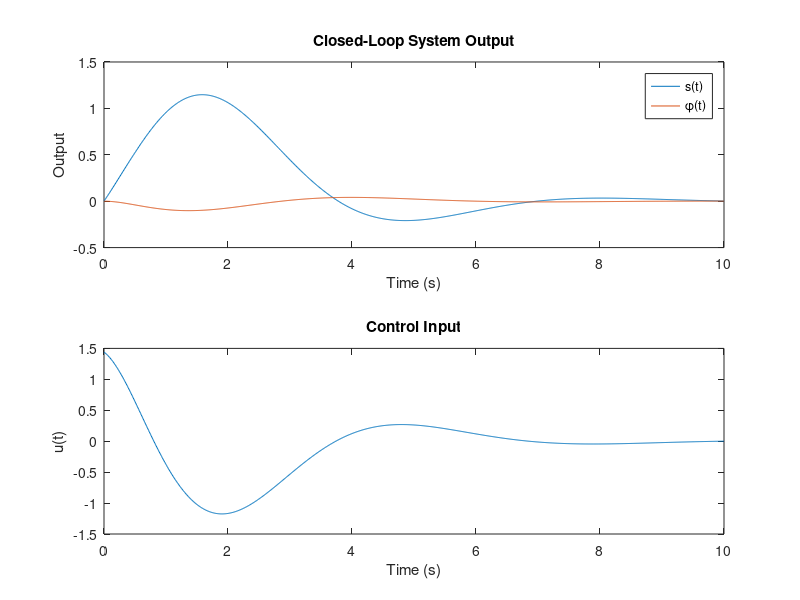

MATLAB code for this plot: (Note: this script raises an error after producing the figure.)
%%
M = 1; % 质量
L = 0.842; % 摆长
F = 1; % 摩擦系数
g = 9.8093; % 重力加速度

% 非线性系统方程
% x = [s; ds; phi; dphi]
% u = mu

% 线性化系统
A = [0 1 0 0;
     0 -F/M 0 0;
     0 0 0 1;
     0 F/(M*L) g/L 0];
B = [0; 1/M; 0; -1/(M*L)];
C = [1 0 0 0;
     0 0 1 0];
D = [0; 0];

% 状态空间表示
sys = ss(A, B, C, D);

% 设计状态反馈控制器
% 选择期望的闭环极点
desired_poles = [-1+1i; -1-1i; -0.6+1i; -0.6-1i];
K = place(A, B, desired_poles);

% 闭环系统
A_cl = A - B*K;
sys_cl = ss(A_cl, B, C, D);

% 仿真初始条件
x0 = [0; 1; 0; 0]; % 初始状态
t = 0:0.01:10; % 时间范围

% 仿真闭环系统
[y, t, x] = initial(sys_cl, x0, t);

% 计算控制输入
u = -K*x';

% 绘图
figure;
subplot(2,1,1);
plot(t, y);
title('Closed-Loop System Output');
xlabel('Time (s)');
ylabel('Output');
legend('s(t)', '\phi(t)');

subplot(2,1,2);
plot(t, u);
title('Control Input');
xlabel('Time (s)');
ylabel('u(t)');
%% Simulate the non-linear system use the same K B3
     tspan = [0 10]; % 从0到10秒

    % 仿真
    [t, x] = ode45(@(t, x) inverted_pendulum_dynamics(t, x, K), tspan, x0);

    % 绘图
    figure;
    subplot(2, 1, 1);
    plot(t, x(:, 1));
    title('Position s(t)');
    xlabel('Time (s)');
    ylabel('Position (m)');

    subplot(2, 1, 2);
    plot(t, x(:, 3));
    title('Angle \phi(t)');
    xlabel('Time (s)');
    ylabel('Angle (rad)');

%% B4-5采样时间影响
Ts_stable = 0.1; % 稳定的采样时间
Ts_unstable = 1; % 可能不稳定的采样时间

sysd_stable = c2d(ss(A_cl, B, C, D), Ts_stable);
sysd_unstable = c2d(ss(A_cl, B, C, D), Ts_unstable);

figure;
stairs(0:Ts_stable:10, initial(sysd_stable, x0, 0:Ts_stable:10));
title('稳定采样时间 T = 0.1s');

figure;
stairs(0:Ts_unstable:10, initial(sysd_unstable, x0, 0:Ts_unstable:10));
title('不稳定采样时间 T = 1s');

%% B6: 计算离散状态矩阵
sysd = c2d(ss(A, B, C, D), Ts_stable);
Ad = sysd.A;
Bd = sysd.B;
%% B7: 设计离散状态反馈控制器
%c conside the
desired_poles_d = [0.2; 0.1; 0.1+0.1j; 0.1-0.1j];
Kd = place(Ad, Bd, exp(Ts_stable*desired_poles_d));

%% B8: 应用离散控制到非线性系统
[t, x] = ode45(@(t, x) inverted_pendulum_dynamics_discrete(t, x, Kd, Ts_stable), [0 10], x0);
figure;
subplot(2,1,1);
plot(t, x(:,1));
title('离散时间控制: 位置 s(t)');

subplot(2,1,2);
plot(t, x(:,3));
title('离散时间控制: 角度 \phi(t)');
%% try use the brutel force to solve the problem
% 离散时间仿真
T_total = 10;         % 总仿真时间
N_steps = T_total / Ts_stable; % 计算离散时间步数
x_discrete = zeros(4, N_steps+1); % 存储状态
x_discrete(:,1) = x0;  % 初始状态
u_discrete = zeros(1, N_steps); % 存储控制输入

% 离散仿真
for k = 1:N_steps
    u_discrete(k) = -Kd * x_discrete(:, k);  % 计算控制输入
    x_discrete(:, k+1) = Ad * x_discrete(:, k) + Bd * u_discrete(k);  % 状态更新
end

% 绘图
t_discrete = 0:Ts_stable:T_total;
figure;
subplot(2,1,1);
plot(t_discrete, x_discrete(1,:), 'b', t_discrete, x_discrete(3,:), 'r');
title('离散时间控制: 位置 s(t) 和 角度 \phi(t)');
xlabel('时间 (s)');
ylabel('状态');
legend('s(t)', '\phi(t)');

subplot(2,1,2);
stairs(t_discrete(1:end-1), u_discrete);
title('离散时间控制: 控制输入 u(k)');
xlabel('时间 (s)');
ylabel('u(k)');


%% B9-B10: 设计 LQR 最优控制
Q = diag([100, 1, 100, 1]);
R = 1;
K_opt = dlqr(Ad, Bd, Q, R);

[t, x] = ode45(@(t, x) inverted_pendulum_dynamics_discrete(t, x, K_opt, Ts_stable), [0 10], x0);
figure;
subplot(2,1,1);
plot(t, x(:,1));
title('LQR 控制: 位置 s(t)');

subplot(2,1,2);
plot(t, x(:,3));
title('LQR 控制: 角度 \phi(t)');
%%
%% B9-B10: 设计 LQR 最优控制
x0 = [-0.2; 0; 0.1; 0];
Q = diag([100, 1, 100, 1]); % 惩罚 s 和 phi 比速度更大
R = 1; % 控制输入权重
K_opt = dlqr(Ad, Bd, Q, R); % 计算 LQR 最优增益

% 仿真参数
T_total = 10;         
N_steps = T_total / Ts_stable; % 计算离散时间步数
x_lqr = zeros(4, N_steps+1); % 存储状态
x_lqr(:,1) = x0;  % 初始状态
u_lqr = zeros(1, N_steps); % 存储控制输入

% 迭代计算 LQR 控制下的状态演化
for k = 1:N_steps
    u_lqr(k) = -K_opt * x_lqr(:, k);  % 计算控制输入
    x_lqr(:, k+1) = Ad * x_lqr(:, k) + Bd * u_lqr(k);  % 更新状态
end

% 绘图
t_discrete = 0:Ts_stable:T_total;
figure;
subplot(2,1,1);
plot(t_discrete, x_lqr(1,:), 'b', t_discrete, x_lqr(3,:), 'r');
title('LQR 控制: 位置 s(t) 和 角度 \phi(t)');
xlabel('时间 (s)');
ylabel('状态');
legend('s(t)', '\phi(t)');

subplot(2,1,2);
stairs(t_discrete(1:end-1), u_lqr);
title('LQR 控制: 控制输入 u(k)');
xlabel('时间 (s)');
ylabel('u(k)');

%%
reachability_matrix = ctrb(A, B);
% 检查可达性
if rank(reachability_matrix) == size(A, 1)
    disp('The pair (A, B) is reachable.');
else
    disp('The pair (A, B) is not reachable.');
end

% 可观测性矩阵
observability_matrix = obsv(A, C);

% 检查可观测性
if rank(observability_matrix) == size(A, 1)
    disp('The pair (A, C) is observable.');
else
    disp('The pair (A, C) is not observable.');
end
%% continuous inverted_pendulum_dynamics systems
function dx = inverted_pendulum_dynamics(t, x, K)
    % 系统参数
    M = 1;
    L = 0.842;
    F = 1;
    g = 9.8093;

    % 状态变量
    s = x(1);
    ds = x(2);
    phi = x(3);
    dphi = x(4);

    % 控制输入
    u = -K * x;

    % 状态方程
    dx = [ds;
          (u - F*ds) / M;
          dphi;
          (g*sin(phi))/L - 1/L*((u - F*ds) / M)*cos(phi)];
end
%% Discrete time for the inverted_pendulum (some mistake here)
function dx = inverted_pendulum_dynamics_discrete(t, x, Kd, Ts)
    % System parameters
    M = 1;
    L = 0.842;
    F = 1;
    g = 9.8093;

    % Control input
    u = -Kd * x;

    % State equations with zero-order hold input
    dx = [x(2);
          (u - F*x(2)) / M;
          x(4);
          (g*sin(x(3)))/L - 1/L*((u - F*x(2)) / M)*cos(x(3))];
end

